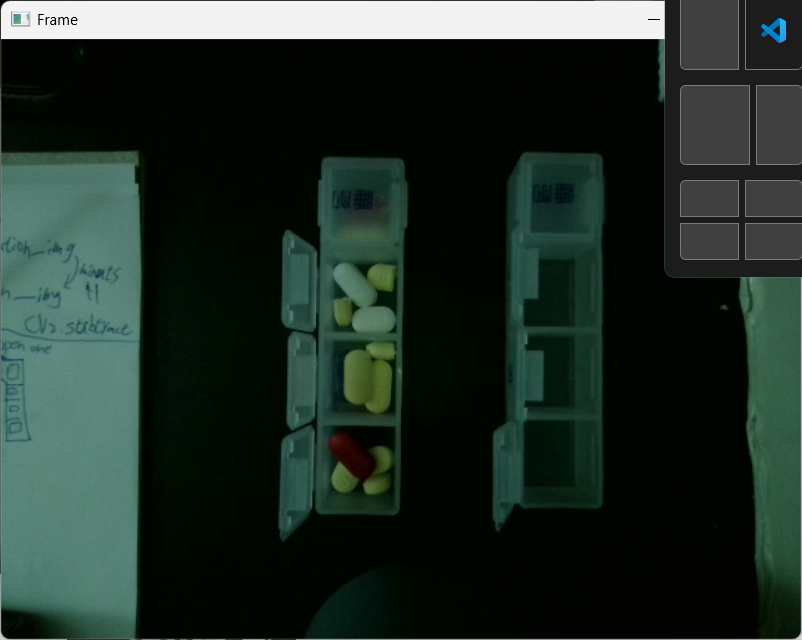
#> input picture ref/testImg/sc.png, 802 x 640 px
$ python test.py
#> lines starting #> are read from the running program, lines starting #| are printed output that depends on the picture
import cv2
import os

folder = os.path.dirname(os.path.abspath(__file__))
img_path = os.path.join(folder, 'sc.png')

img = cv2.imread(img_path)
#> img is the input picture: shape (640, 802, 3); mean B, G, R 40.1, 47.5, 33.4
gray = cv2.cvtColor(img, cv2.COLOR_BGR2GRAY)
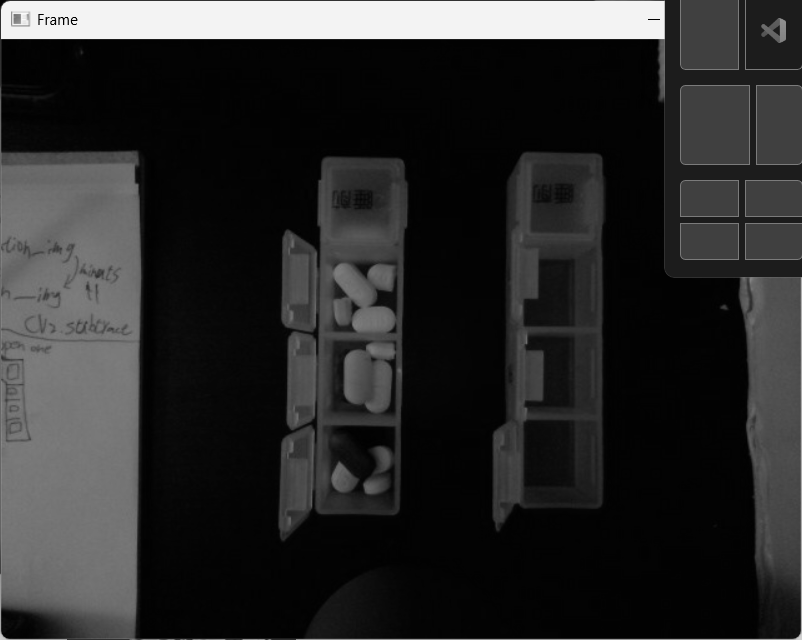
#> gray: shape (640, 802); min 0, max 252, mean 42.4
if img is None:
	raise FileNotFoundError(f"Could not read image: {img_path}")

detector = cv2.ORB_create()
kps = detector.detect(gray)
#> kps = 500 keypoints; strongest (x, y, size): (662, 37, 37.2), (658, 40, 31), (656, 40, 37.2), (750, 279, 31)
print("Number of keypoints detected: ", len(kps))
#| Number of keypoints detected:  500


out = cv2.drawKeypoints(
	img,
	kps,
	None,
	color=(0, 255, 0),
	flags=cv2.DRAW_MATCHES_FLAGS_DRAW_RICH_KEYPOINTS,
)
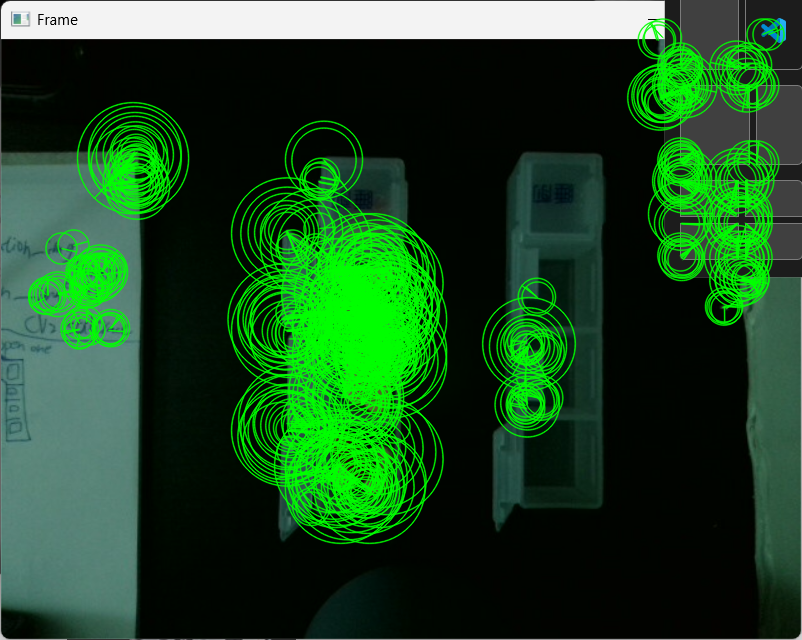
#> out: shape (640, 802, 3); mean B, G, R 34.2, 73.9, 28.5

# out_path = os.path.join(folder, 'sc_keypoints.png')
# cv2.imwrite(out_path, out)
# print("Saved keypoint image to:", out_path)

cv2.imshow('Image', img)
cv2.imshow("FAST keypoints", out)
cv2.waitKey(0)
cv2.destroyAllWindows()

$ run again, with ref/testImg/hc.png copied over ref/testImg/sc.png
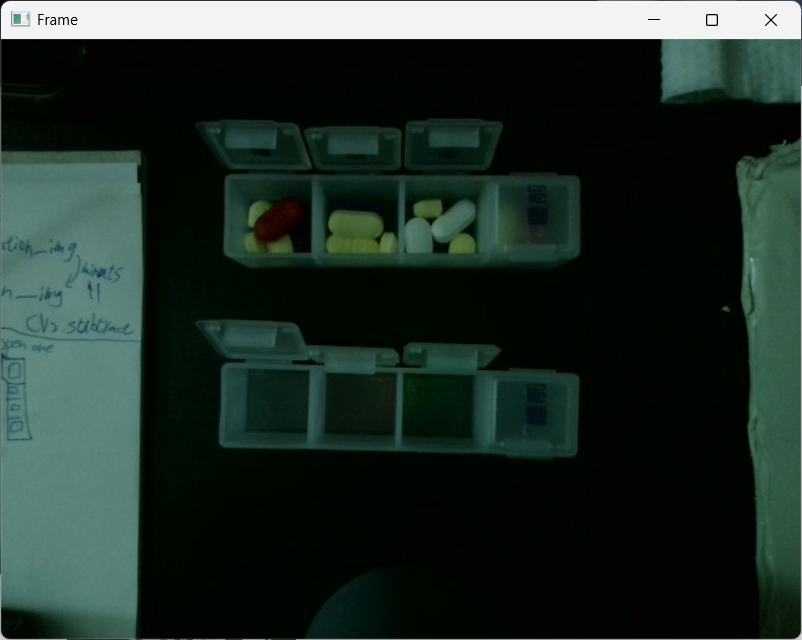
#> input picture ref/testImg/hc.png, 802 x 640 px
#> img is the input picture: shape (640, 802, 3); mean B, G, R 41.1, 48, 33.6
#> `gray = cv2.cvtColor(img, cv2.COLOR_BGR2GRAY)`:
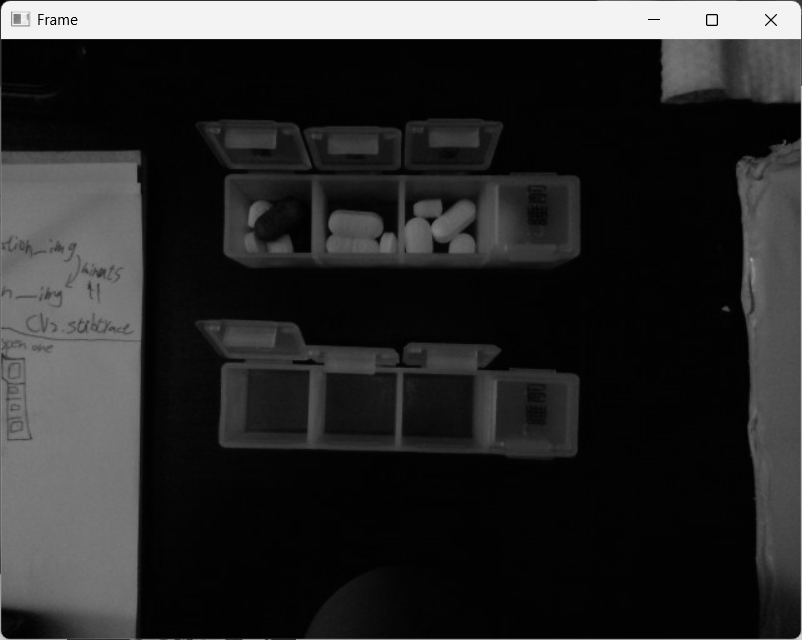
#> gray: shape (640, 802); min 0, max 252, mean 42.9
#> kps = 500 keypoints; strongest (x, y, size): (660, 40, 31), (659, 40, 37.2), (430, 221, 53.6), (431, 222, 44.6)
#| Number of keypoints detected:  500
#> `out = cv2.drawKeypoints( img, kps, None, color=(0, 255, 0), flags=cv2...`:
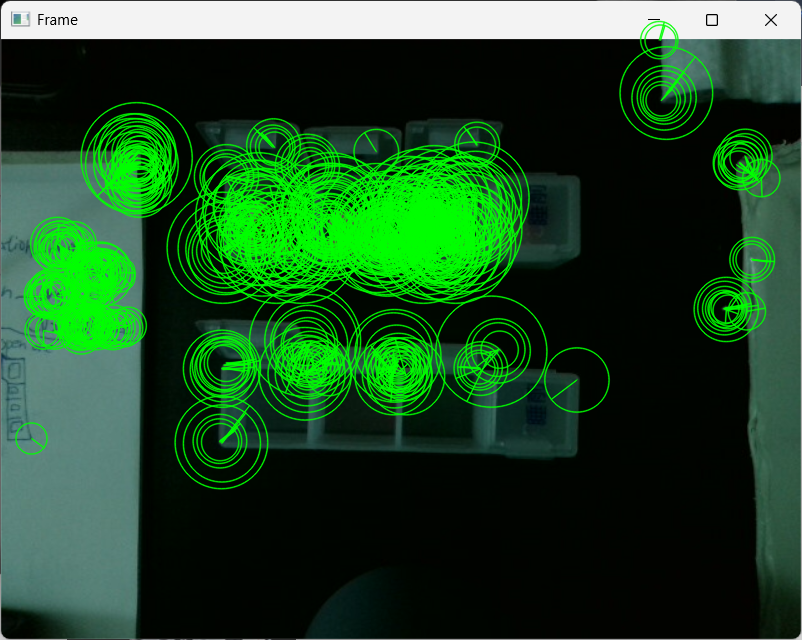
#> out: shape (640, 802, 3); mean B, G, R 35.5, 73.8, 29.4

$ run again, with ref/testImg/hlt.png copied over ref/testImg/sc.png
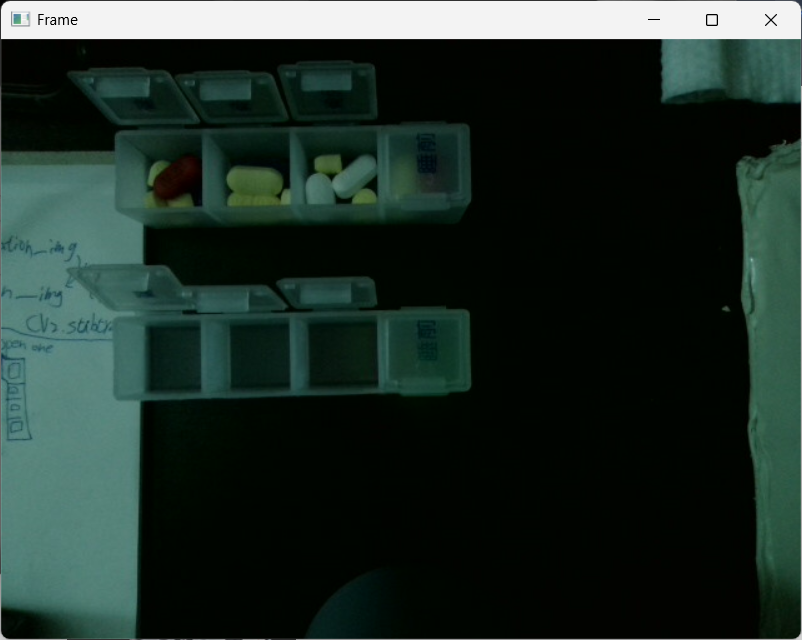
#> input picture ref/testImg/hlt.png, 802 x 640 px
#> img is the input picture: shape (640, 802, 3); mean B, G, R 41.1, 47.5, 32.3
#> `gray = cv2.cvtColor(img, cv2.COLOR_BGR2GRAY)`:
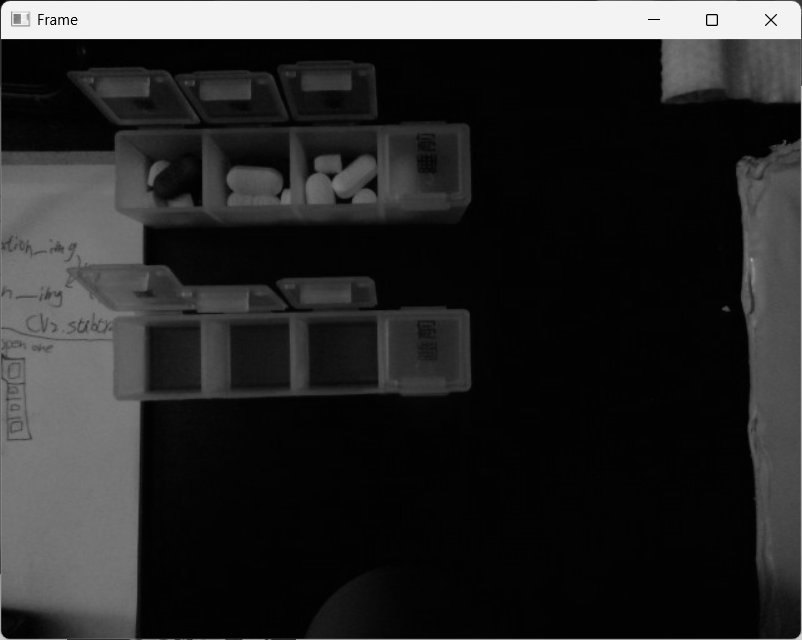
#> gray: shape (640, 802); min 0, max 252, mean 42.2
#> kps = 500 keypoints; strongest (x, y, size): (659, 40, 37.2), (660, 40, 31), (331, 179, 31), (331, 177, 44.6)
#| Number of keypoints detected:  500
#> `out = cv2.drawKeypoints( img, kps, None, color=(0, 255, 0), flags=cv2...`:
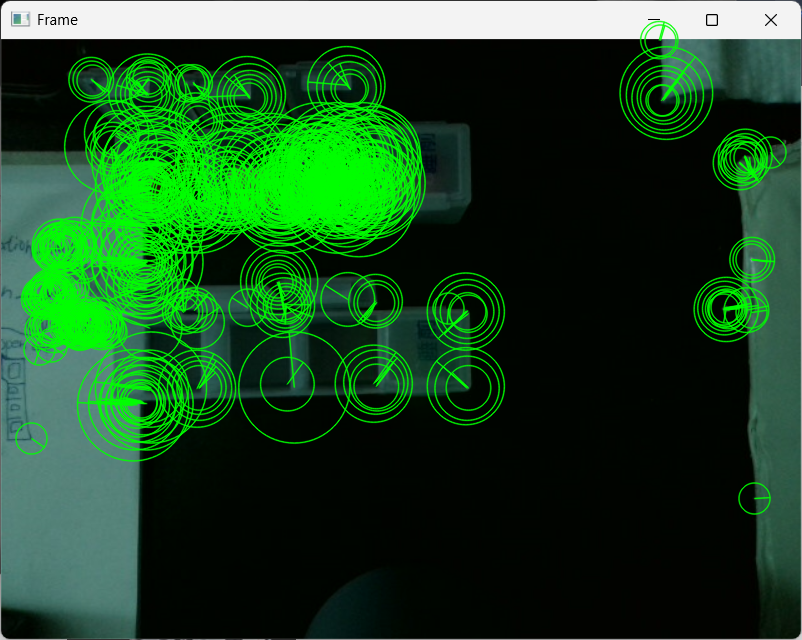
#> out: shape (640, 802, 3); mean B, G, R 34.3, 73.1, 27.7

$ run again, with ref/testImg/hrb.png copied over ref/testImg/sc.png
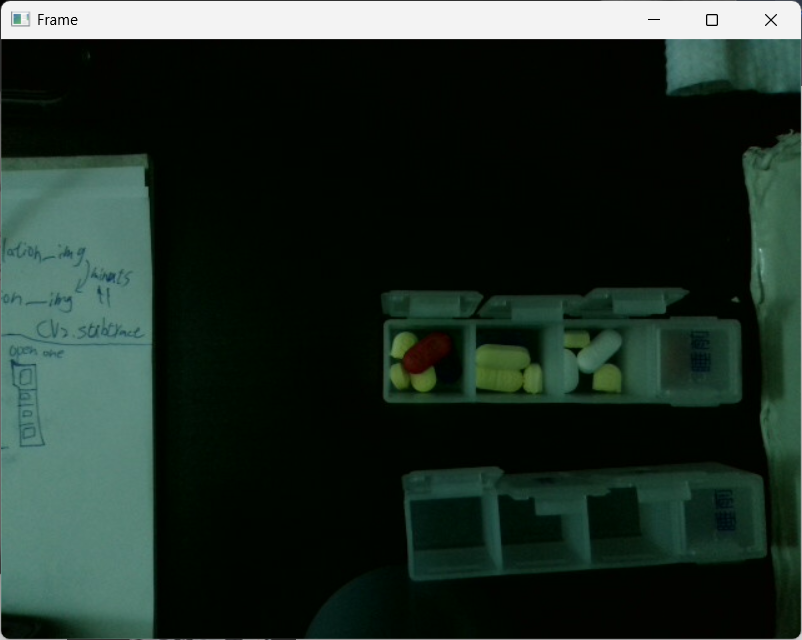
#> input picture ref/testImg/hrb.png, 802 x 640 px
#> img is the input picture: shape (640, 802, 3); mean B, G, R 39.3, 47.2, 32.6
#> `gray = cv2.cvtColor(img, cv2.COLOR_BGR2GRAY)`:
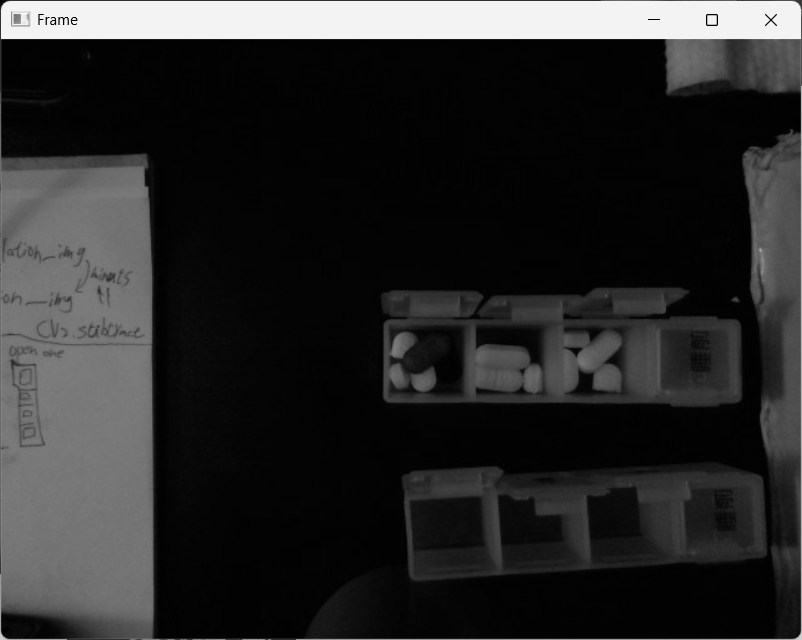
#> gray: shape (640, 802); min 0, max 252, mean 42
#> kps = 500 keypoints; strongest (x, y, size): (662, 40, 37.2), (664, 40, 31), (584, 376, 111.1), (588, 373, 92.6)
#| Number of keypoints detected:  500
#> `out = cv2.drawKeypoints( img, kps, None, color=(0, 255, 0), flags=cv2...`:
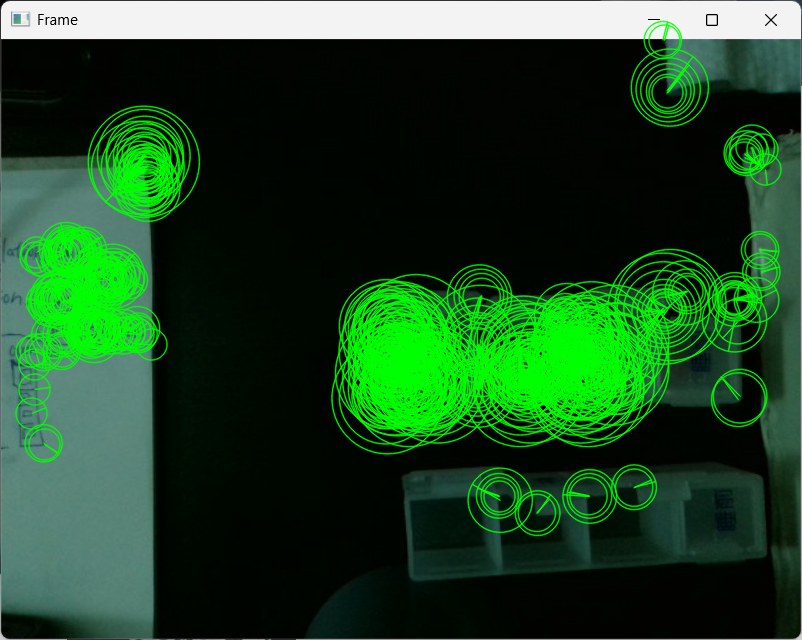
#> out: shape (640, 802, 3); mean B, G, R 33.8, 70.9, 28.3
